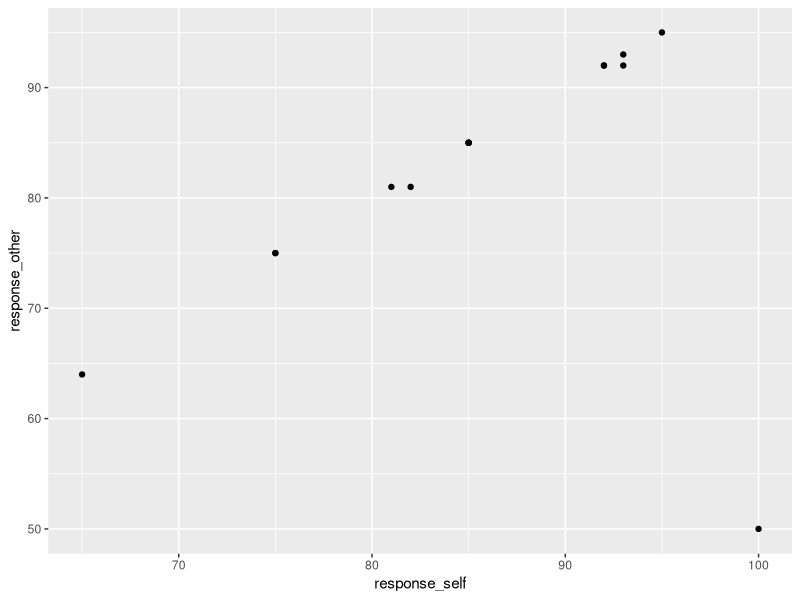
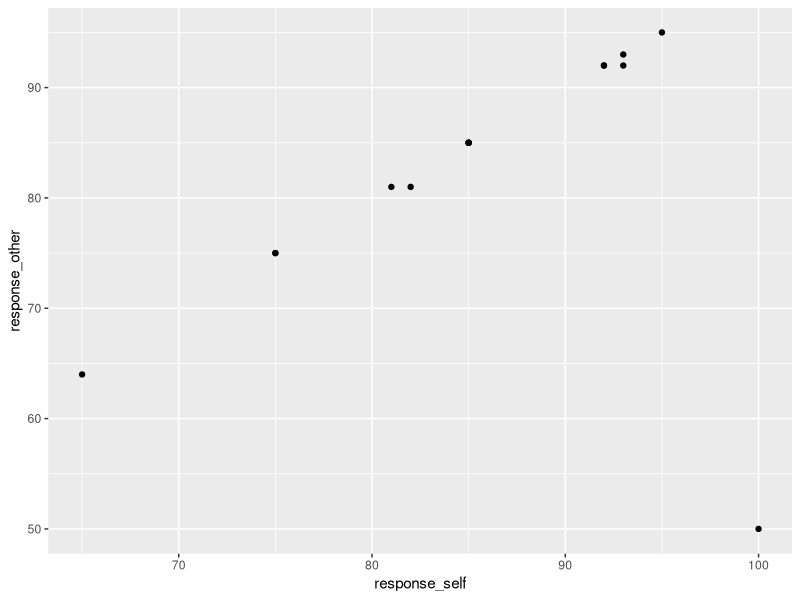

Generate these figures, in order, with R:
## ---- chunk 1

dat <- read.csv('participant001.csv')
head(dat)

## ---- chunk 2

require(ggplot2)
ggplot(dat,aes(x=response_self,y=response_other))+geom_point()
ggsave('figure1.pdf')

## ---- chunk 3

m_self <- mean(dat$response_self)
m_other <- mean(dat$response_other)
angle <- 360*atan( m_self/m_other )/(2*pi)
sprintf("mean self = %f, angle = %f", m_self, angle)

